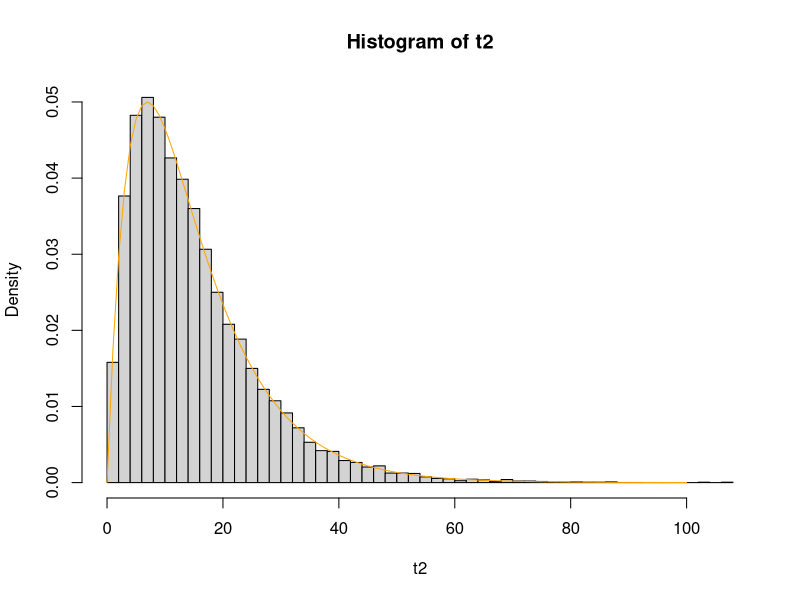

Recreate this plot in R.
# Simulating one draw.

A <- rexp(10000,0.1)
print(A)
typeof(A)
is.vector(A)
class(A)
B <- rexp(10000,0.1)
print(B)
Ti <- pmax(A,B)
print(Ti)
t2=pmax(rexp(10000,.1),rexp(10000,.1))
hist(t2,breaks = 50,probability = T)
curve((0.2*exp(-0.1*x)-0.2*exp(-0.2*x)) , from =0, to=100, add= T,col="orange")
sum(t2>15)/length(t2)
mean(t2)
